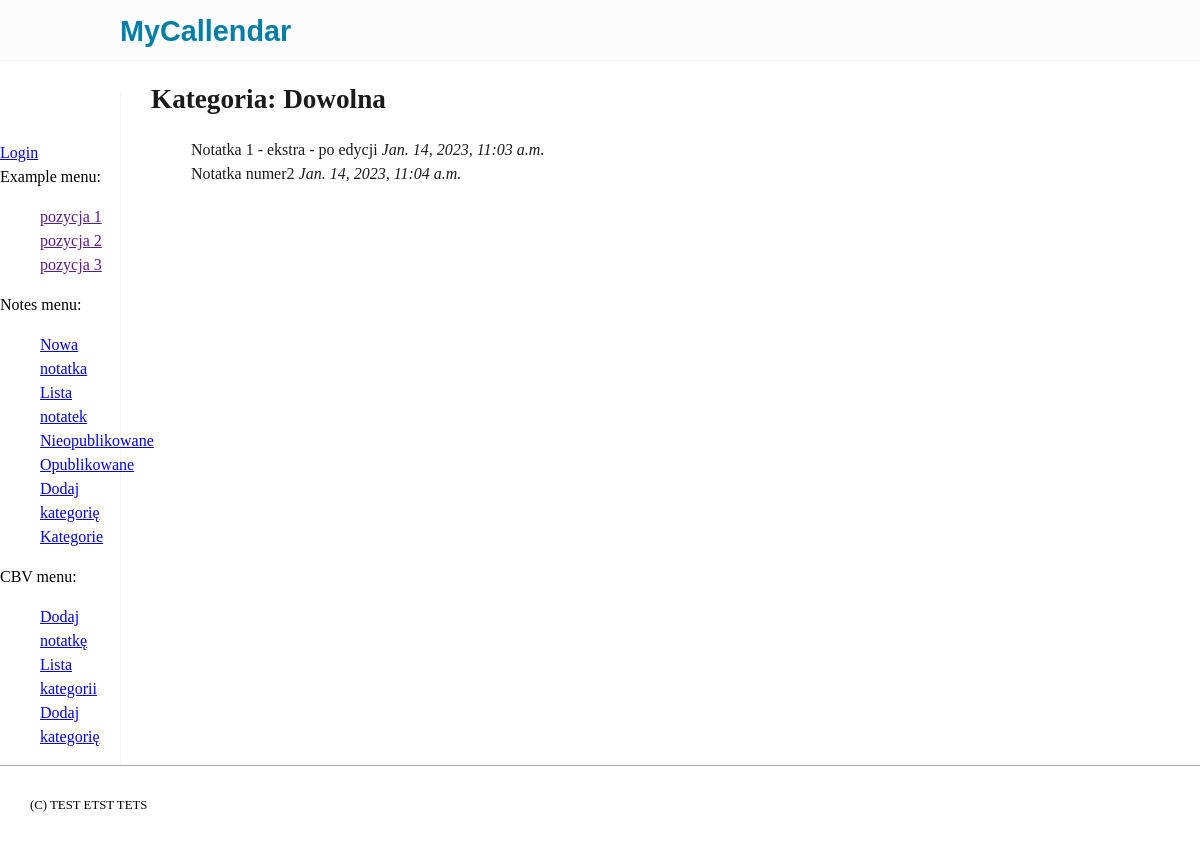
Page /notes/categories/1/ on the committed database.
### notes/models.py (models this page shows, shortened)
class Category(models.Model):
    name = models.CharField(max_length=30, unique=True)
    class Meta:
        verbose_name = "Kategoria"
        verbose_name_plural = "Kategorie"

class Note(models.Model):
    STATUSES = (('a', 'Nieopublikowana'), ('b','Opublikowana'))
    title = models.CharField(max_length=30) #, validators=[is_letters,])
    category = models.ForeignKey('notes.Category', on_delete=models.PROTECT)
    creation_datetime = models.DateTimeField(auto_now_add=True)
    note = models.TextField()
    status = models.CharField(max_length=1, choices=STATUSES, default='a')
    profile = models.ForeignKey('notes.profile', on_delete=models.CASCADE) # editable=False)
    class Meta:
        verbose_name = "Notatka"
        verbose_name_plural = "Notatki"

### notes/views.py (the view)
# urls.py: path('categories/<int:id>/', views.category_detail, name='notes_category_detail' ),
def category_detail(request, id):
    category = get_object_or_404(Category, id=id)
    ctx = {'category': category}
    return render(request, 'notes/category_detail.html', ctx)

### notes/templates/notes/category_detail.html (shortened to what this page needs)
{% extends 'examples/base.html' %}
{% block main_content %}
<h1> Kategoria: {{ category.name }}</h1>
<ul>
    {% for i in category.note_set.all %}
     <li> {{ i.title }} <em> {{ i.creation_datetime }}</em></li>
    {% endfor %}
</ul>
{% endblock %}

### examples/static/examples/css/style.css (style rules this page uses)
body { width:100%; border:0; margin:0; padding:0; font-size:16px; line-height:1.5; }
h1,h2,h3, { font-family: sans-serif; color: #1b1b1b; }
h1 { font-size:1.7rem; }
ul { list-style: none; }

### rows in the picture
Category: name "Dowolna"
Note: title "Notatka 1 - ekstra - po edycji", creation_datetime "Jan. 14, 2023, 11:03 a.m."
Note: title "Notatka numer2", creation_datetime "Jan. 14, 2023, 11:04 a.m."
